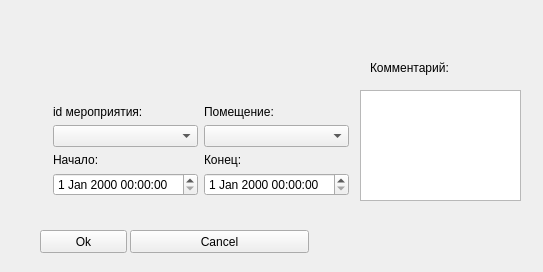
<?xml version="1.0" encoding="UTF-8"?>
<ui version="4.0">
 <class>Form</class>
 <widget class="QWidget" name="Form">
  <property name="geometry">
   <rect>
    <x>0</x>
    <y>0</y>
    <width>543</width>
    <height>272</height>
   </rect>
  </property>
  <property name="windowTitle">
   <string>Добавить бронирование</string>
  </property>
  <widget class="QPlainTextEdit" name="comment_text">
   <property name="geometry">
    <rect>
     <x>360</x>
     <y>90</y>
     <width>161</width>
     <height>111</height>
    </rect>
   </property>
  </widget>
  <widget class="QLabel" name="label_5">
   <property name="geometry">
    <rect>
     <x>370</x>
     <y>60</y>
     <width>81</width>
     <height>16</height>
    </rect>
   </property>
   <property name="text">
    <string>Комментарий:</string>
   </property>
  </widget>
  <widget class="QWidget" name="gridLayoutWidget">
   <property name="geometry">
    <rect>
     <x>33</x>
     <y>75</y>
     <width>281</width>
     <height>121</height>
    </rect>
   </property>
   <layout class="QGridLayout" name="gridLayout">
    <property name="sizeConstraint">
     <enum>QLayout::SetFixedSize</enum>
    </property>
    <property name="leftMargin">
     <number>20</number>
    </property>
    <property name="topMargin">
     <number>30</number>
    </property>
    <property name="rightMargin">
     <number>0</number>
    </property>
    <item row="2" column="1">
     <widget class="QLabel" name="label_3">
      <property name="text">
       <string>Конец:</string>
      </property>
     </widget>
    </item>
    <item row="1" column="0">
     <widget class="QComboBox" name="event_id_combo"/>
    </item>
    <item row="0" column="0">
     <widget class="QLabel" name="label_2">
      <property name="text">
       <string>id мероприятия:</string>
      </property>
     </widget>
    </item>
    <item row="2" column="0">
     <widget class="QLabel" name="label_4">
      <property name="text">
       <string>Начало:</string>
      </property>
     </widget>
    </item>
    <item row="0" column="1">
     <widget class="QLabel" name="label_6">
      <property name="text">
       <string>Помещение:</string>
      </property>
     </widget>
    </item>
    <item row="1" column="1">
     <widget class="QComboBox" name="room_combo"/>
    </item>
    <item row="3" column="0">
     <widget class="QDateTimeEdit" name="start_edit"/>
    </item>
    <item row="3" column="1">
     <widget class="QDateTimeEdit" name="end_edit"/>
    </item>
   </layout>
  </widget>
  <widget class="QPushButton" name="ok_btn">
   <property name="geometry">
    <rect>
     <x>40</x>
     <y>230</y>
     <width>87</width>
     <height>23</height>
    </rect>
   </property>
   <property name="text">
    <string>Ok</string>
   </property>
  </widget>
  <widget class="QPushButton" name="cancel_btn">
   <property name="geometry">
    <rect>
     <x>130</x>
     <y>230</y>
     <width>179</width>
     <height>23</height>
    </rect>
   </property>
   <property name="text">
    <string>Cancel</string>
   </property>
  </widget>
  <widget class="QLabel" name="label">
   <property name="geometry">
    <rect>
     <x>26</x>
     <y>10</y>
     <width>271</width>
     <height>20</height>
    </rect>
   </property>
   <property name="text">
    <string/>
   </property>
  </widget>
 </widget>
 <resources/>
 <connections/>
</ui>
